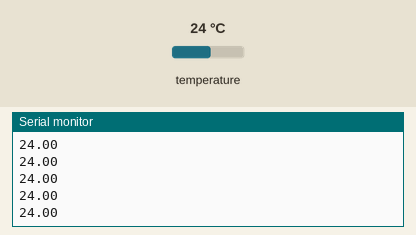
Recording of a sketch running on a simulated Arduino Uno, built with avr-gcc and run on an emulated ATmega328P. Parts: the last lines printed to the serial monitor. Inputs (shaded band) come from the test bench; at power-on: temperature 24 °C.

Above: at 1.2 s.
1.3 s: temperature set to 12 °C
At 1.8 s:
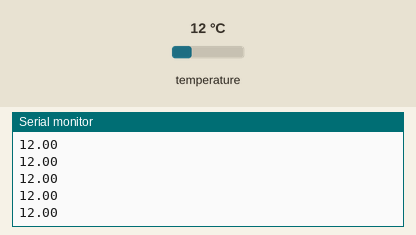
2.8 s: temperature set to 19 °C
At 3.4 s:
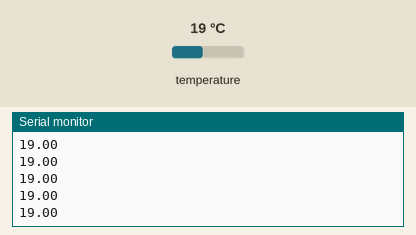
Timing chart, 0 to 5.8 s (numbered marks = the images above; inputs shaded):
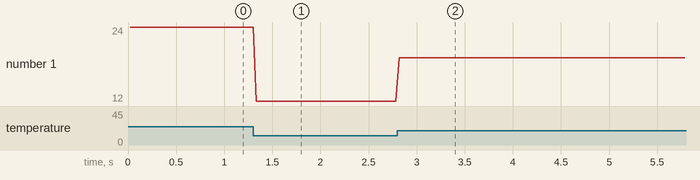

Measured:
- after the input at 1.3 s, the serial monitor: prints a new line at once (image 1)
- after the input at 2.8 s, the serial monitor: prints a new line at once (image 2)
- plotted number 1: 24 → 12 after the input at 1.3 s, 12 → 19 after the input at 2.8 s

The sketch:

sensor_temp.ino
```cpp
#include <OneWire.h>

// DS18S20 Temperature chip i/o
OneWire ds(10);  // on pin 10

void setup(void) {
  // initialize inputs/outputs
  // start serial port
  Serial.begin(9600);
}

void loop(void)
{

  //For conversion of raw data to C
  int HighByte, LowByte, TReading, SignBit, Tc_100, Whole, Fract;

  byte i;
  byte present = 0;
  byte data[12];
  byte addr[8];

  if ( !ds.search(addr))
  {
      //Serial.print("No more addresses.\n");
      ds.reset_search();
      return;
  }

  /*Serial.print("R=");
  for( i = 0; i < 8; i++)
  {
    Serial.print(addr[i], HEX);
    Serial.print(" ");
  }

  if ( OneWire::crc8( addr, 7) != addr[7])
  {
      //Serial.print("CRC is not valid!\n");
      return;
  }

  if ( addr[0] == 0x10)
  {
      //Serial.print("Device is a DS18S20 family device.\n");
  }
  else if
  ( addr[0] == 0x28)
  {
      //Serial.print("Device is a DS18B20 family device.\n");
  }
  else
  {
      //Serial.print("Device family is not recognized: 0x");
      //Serial.println(addr[0],HEX);
      return;
  }*/

  ds.reset();
  ds.select(addr);
  ds.write(0x44,1);         // start conversion, with parasite power on at the end

  //delay(1000);     // maybe 750ms is enough, maybe not
  // we might do a ds.depower() here, but the reset will take care of it.

  present = ds.reset();
  ds.select(addr);
  ds.write(0xBE);         // Read Scratchpad

  //Serial.print("P=");
  //Serial.print(present,HEX);
  //Serial.print(" ");
  for ( i = 0; i < 9; i++)
  {           // we need 9 bytes
    data[i] = ds.read();
    //Serial.print(data[i], HEX);
    //Serial.print(" ");
  }
  /*Serial.print(" CRC=");
  Serial.print( OneWire::crc8( data, 8), HEX);
  Serial.println();*/

  //Conversion of raw data to C
  LowByte = data[0];
  HighByte = data[1];
  TReading = (HighByte << 8) + LowByte;
  SignBit = TReading & 0x8000;  // test most sig bit
  if (SignBit) // negative
  {
    TReading = (TReading ^ 0xffff) + 1; // 2's comp
  }
  Tc_100 = (6 * TReading) + TReading / 4;    // multiply by (100 * 0.0625) or 6.25

  Whole = Tc_100 / 100;  // separate off the whole and fractional portions
  Fract = Tc_100 % 100;


  if (SignBit) // If its negative
  {
     Serial.print("-");
  }
  Serial.print(Whole);
  Serial.print(".");
  if (Fract < 10)
  {
     Serial.print("0");
  }
  Serial.print(Fract);

  Serial.print("\n");
  //End conversion to C
}
```
